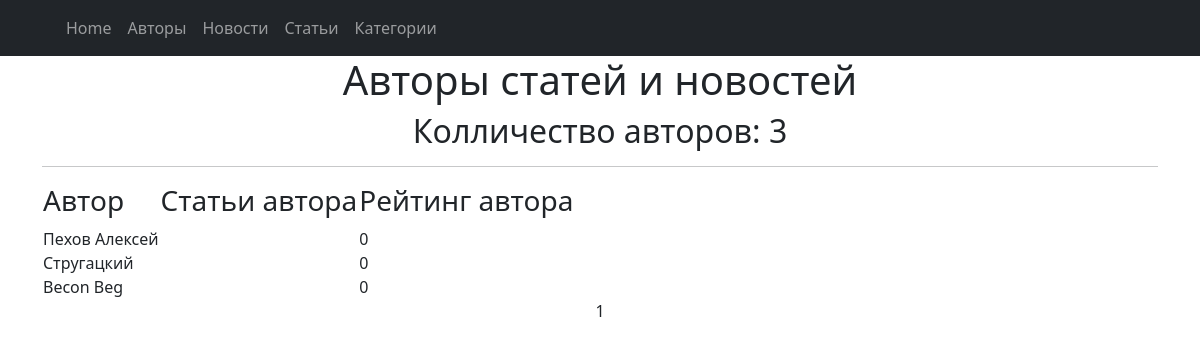
Page /author/ on the committed database.
### news/models.py (models this page shows, shortened)
class Author(models.Model):
    user = models.OneToOneField(User, on_delete=models.CASCADE)
    rating = models.IntegerField(default=0)

### news/views.py (the view)
# urls.py: path('author/', AuthorList.as_view(), name='author'),
class AuthorList(ListView):
    model = Author
    ordering = '-user'
    template_name = 'author.html'
    context_object_name = 'author'
    paginate_by = 10

### templates/author.html (shortened to what this page needs)
<html lang="ru">
{% extends 'flatpages/default.html' %}
 {% load custom_filter %}
     {% load custom_tags %}
{% block content %}
                <h1>Авторы статей и новостей</h1>
          <h2>Колличество авторов: {{ author|length  }} </h2>
           <hr>
            {% if author %}
            <table>
                <tr>
                    <td><h3> Автор </h3></td>
                    <td><h3> Статьи автора </h3></td>
                    <td><h3> Рейтинг автора </h3></td>
                </tr>
                {% for author in author %}
                    <tr>
                        <td>{{author.user}}</td>
                        <td></td>
                        <td>{{author.rating}}</td>
                    </tr>
                {% endfor %}
            </table>
        {% endif %}
   {{ page_obj.number }}
{% endblock content %}

### rows in the picture
Author: user "Пехов Алексей", rating "0"
Author: user "Стругацкий", rating "0"
Author: user "Becon Beg", rating "0"

### other values in the picture
{{ author|length }} "3"
{{ page_obj.number }} "1"
